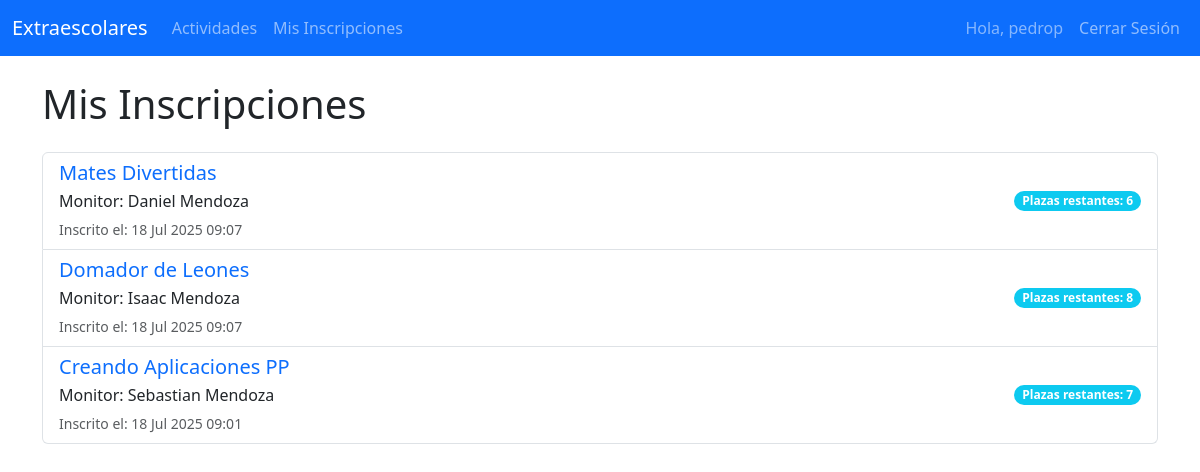
Page /actividades/mis-inscripciones/ (signed in) on the committed database.
### actividades/models.py (models this page shows, shortened)
class Inscripcion(models.Model):
    alumno = models.ForeignKey(Alumno, on_delete=models.CASCADE)
    actividad = models.ForeignKey(Actividad, on_delete=models.CASCADE)
    fecha_inscripcion = models.DateTimeField(auto_now_add=True)
    class Meta:
        unique_together = ('alumno', 'actividad')

class Actividad(models.Model):
    nombre = models.CharField(max_length=200)
    descripcion = models.TextField()
    monitor = models.ForeignKey(Monitor, on_delete=models.SET_NULL, null=True, blank=True)
    plazas_maximas = models.IntegerField()
    fecha_inicio = models.DateField()
    def plazas_restantes(self):
        inscripciones_actuales = self.inscripcion_set.count()
        return self.plazas_maximas - inscripciones_actuales

class Monitor(models.Model):
    usuario = models.OneToOneField(User, on_delete=models.CASCADE, related_name='monitor_profile')
    nombre_completo = models.CharField(max_length=200)
    correo = models.EmailField(unique=True)
    especialidad = models.CharField(max_length=100, blank=True, null=True)
    def __str__(self):
        return self.nombre_completo

### actividades/views.py (the view)
# urls.py: path('mis-inscripciones/', views.mis_inscripciones, name='mis_inscripciones'),
@login_required
@user_passes_test(is_alumno, login_url='/login/') # Solo para alumnos logueados
def mis_inscripciones(request):
    alumno = request.user.alumno
    inscripciones = Inscripcion.objects.filter(alumno=alumno).order_by('-fecha_inscripcion')
    context = {
        'inscripciones': inscripciones
    }
    return render(request, 'actividades/mis_inscripciones.html', context)

### actividades/views.py (called while the page is built)
def is_alumno(user):
    return hasattr(user, 'alumno')

### templates/actividades/mis_inscripciones.html (shortened to what this page needs)
{% extends 'base.html' %}
{% block content %}
<h1 class="mb-4">Mis Inscripciones</h1>
{% if inscripciones %}
    <div class="list-group">
        {% for inscripcion in inscripciones %}
        <div class="list-group-item list-group-item-action d-flex justify-content-between align-items-center">
            <div>
                <h5 class="mb-1 text-primary">{{ inscripcion.actividad.nombre }}</h5>
                <p class="mb-1">Monitor: {{ inscripcion.actividad.monitor }}</p>
                <small class="text-muted">Inscrito el: {{ inscripcion.fecha_inscripcion|date:"d M Y H:i" }}</small>
            </div>
            <span class="badge bg-info rounded-pill">Plazas restantes: {{ inscripcion.actividad.plazas_restantes }}</span>
        </div>
        {% endfor %}
    </div>
{% else %}
    <div class="alert alert-info" role="alert">
        Aún no te has inscrito en ninguna actividad. ¡Explora nuestras <a href="{% url 'lista_actividades' %}">actividades disponibles</a>!
    </div>
{% endif %}
{% endblock %}

### templates/base.html (shortened to what this page needs)
{% load static %}
<!DOCTYPE html>
<html lang="es">
<head>
    <link href="https://cdn.jsdelivr.net/npm/bootstrap@5.3.3/dist/css/bootstrap.min.css" rel="stylesheet">
    <link rel="stylesheet" href="https://cdn.jsdelivr.net/npm/bootstrap-icons@1.11.3/font/bootstrap-icons.min.css">
</head>
<body>
    <nav class="navbar navbar-expand-lg navbar-dark bg-primary">
        <div class="container-fluid">
            <a class="navbar-brand" href="{% url 'lista_actividades' %}">Extraescolares</a>
            <div class="collapse navbar-collapse" id="navbarNav">
                <ul class="navbar-nav me-auto mb-2 mb-lg-0">
                    <li class="nav-item">
                        <a class="nav-link" href="{% url 'lista_actividades' %}">Actividades</a>
                    </li>
                    {% if user.is_authenticated %}
                        {% if user.alumno %}
                        <li class="nav-item">
                            <a class="nav-link" href="{% url 'mis_inscripciones' %}">Mis Inscripciones</a>
                        </li>
                        {% endif %}
                    {% endif %}
                </ul>
                <ul class="navbar-nav">
                    {% if user.is_authenticated %}
                        <li class="nav-item">
                            <span class="nav-link text-white-50">Hola, {{ user.username }}</span>
                        </li>
                        <li class="nav-item">
                            <a class="nav-link" href="{% url 'logout' %}">Cerrar Sesión</a>
                        </li>
                    {% endif %}
                </ul>
            </div>
        </div>
    </nav>
    <div class="container mt-4">
        {% block content %}
        {% endblock %}
    </div>
</body>
</html>

### rows in the picture
Inscripcion: actividad.nombre "Mates Divertidas", actividad.monitor "Daniel Mendoza", fecha_inscripcion "18 Jul 2025 09:07", actividad.plazas_restantes "6"
Inscripcion: actividad.nombre "Domador de Leones", actividad.monitor "Isaac Mendoza", fecha_inscripcion "18 Jul 2025 09:07", actividad.plazas_restantes "8"
Inscripcion: actividad.nombre "Creando Aplicaciones PP", actividad.monitor "Sebastian Mendoza", fecha_inscripcion "18 Jul 2025 09:01", actividad.plazas_restantes "7"

### other values in the picture
{{ user.username }} "pedrop"
